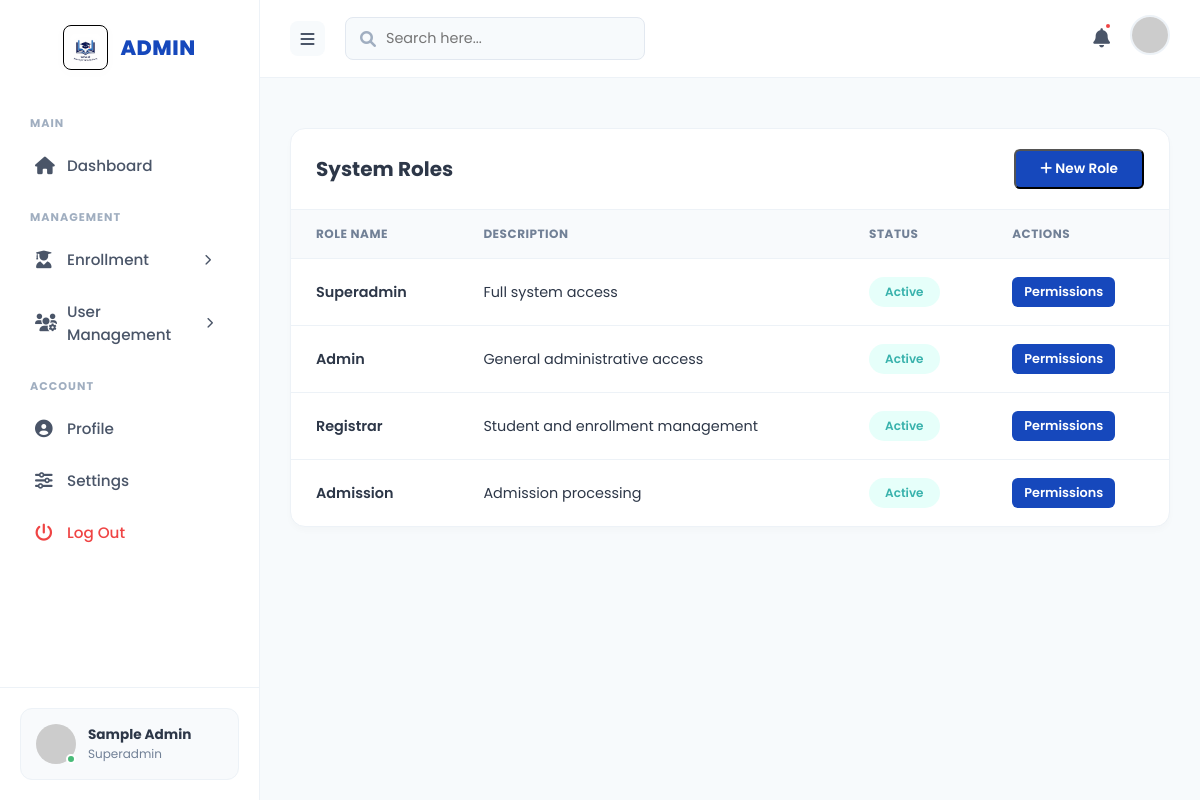
The page /Admin/submodules/Roles-Permissions.php (signed in) on the database its author committed.
### tables this page shows
CREATE TABLE IF NOT EXISTS roles_config (
    roleId INT AUTO_INCREMENT PRIMARY KEY,
    role_name VARCHAR(50) UNIQUE NOT NULL,
    description TEXT
);

### Admin/submodules/Roles-Permissions.php (the view, shortened to what this page needs)
<?php
require_once '../../Database/config.php';
try {
    $stmt = $pdo->query("SELECT * FROM roles_config");
    $roles = $stmt->fetchAll();
} catch (PDOException $e) {
    $roles = [];
}
?>
<!DOCTYPE html>
<html lang="en">
<head>
    <link rel="stylesheet" href="https://cdnjs.cloudflare.com/ajax/libs/font-awesome/6.0.0/css/all.min.css">
    <link rel="stylesheet" href="../assets/admin.css">
</head>
<body>
    <?php include '../Components/Side-bar.php'; ?>
    <div class="main-wrapper">
        <?php include '../Components/Head-bar.php'; ?>
        <div class="content-area">
            <div class="table-container">
                <div class="table-header">
                    <h2>System Roles</h2>
                    <button class="btn-view" onclick="openModal()"><i class="fas fa-plus"></i> New Role</button>
                </div>
                <div class="table-responsive">
                    <table>
                        <thead>
                            <tr>
                                <th>Role Name</th>
                                <th>Description</th>
                                <th>Status</th>
                                <th>Actions</th>
                            </tr>
                        </thead>
                        <tbody>
                            <?php if (count($roles) > 0): ?>
                                <?php foreach ($roles as $role): ?>
                                    <tr>
                                        <td class="student-name"><?php echo htmlspecialchars(ucfirst($role->role_name)); ?></td>
                                        <td><?php echo htmlspecialchars($role->description); ?></td>
                                        <td><span class="status-badge status-enrolled">Active</span></td>
                                        <td>
                                            <button onclick="openModal()" class="btn-view" style="padding: 6px 12px; font-size: 0.8rem; border:none; cursor:pointer;">Permissions</button>
                                        </td>
                                    </tr>
                                <?php endforeach; ?>
                            <?php else: ?>
                                <tr>
                                    <td colspan="4" style="text-align:center; padding:50px;">No roles configured.</td>
                                </tr>
                            <?php endif; ?>
                        </tbody>
                    </table>
                </div>
            </div>
        </div>
    </div>
</body>
</html>

### Admin/assets/admin.css (style rules this page uses)
:root { --primary-blue: #1648bc; --bg-light: #f7fafc; --text-dark: #2d3748; --text-gray: #718096; --border-color: #edf2f7; }
* { margin: 0; padding: 0; box-sizing: border-box; font-family: 'Poppins', sans-serif; }
body { background: var(--bg-light); display: flex; min-height: 100vh; }
.main-wrapper { flex: 1; display: flex; flex-direction: column; overflow-x: hidden; }
.content-area { padding: 30px; flex: 1; }
.table-container { background: white; border-radius: 15px; box-shadow: 0 4px 6px rgba(0, 0, 0, 0.02); overflow: hidden; margin-top: 20px; border: 1px solid var(--border-color); }
.table-header { padding: 20px 25px; border-bottom: 1px solid var(--border-color); display: flex; justify-content: space-between; align-items: center; }
.table-header h2 { font-size: 1.25rem; font-weight: 700; color: var(--text-dark); }
.table-responsive { overflow-x: auto; }
table { width: 100%; border-collapse: collapse; text-align: left; }
thead th { background: #f8fafc; padding: 15px 25px; font-size: 0.75rem; font-weight: 700; color: var(--text-gray); text-transform: uppercase; letter-spacing: 0.5px; border-bottom: 1px solid var(--border-color); }
tbody td { padding: 18px 25px; font-size: 0.9rem; color: var(--text-dark); border-bottom: 1px solid var(--border-color); vertical-align: middle; }
tbody tr:last-child td { border-bottom: none; }
.student-name { font-weight: 600; color: var(--text-dark); }
.status-badge { padding: 6px 16px; border-radius: 20px; font-size: 0.75rem; font-weight: 600; display: inline-block; }
.status-enrolled { background: #e6fffa; color: #38b2ac; }
.btn-view { background: var(--primary-blue); color: white; padding: 8px 24px; border-radius: 6px; text-decoration: none; font-size: 0.85rem; font-weight: 600; transition: 0.3s; display: inline-block; }

### rows shown on the page
roles_config: role_name "Superadmin", description "Full system access"
roles_config: role_name "Admin", description "General administrative access"
roles_config: role_name "Registrar", description "Student and enrollment management"
roles_config: role_name "Admission", description "Admission processing"

### other values the page prints
$_SESSION['role'] "Superadmin"
